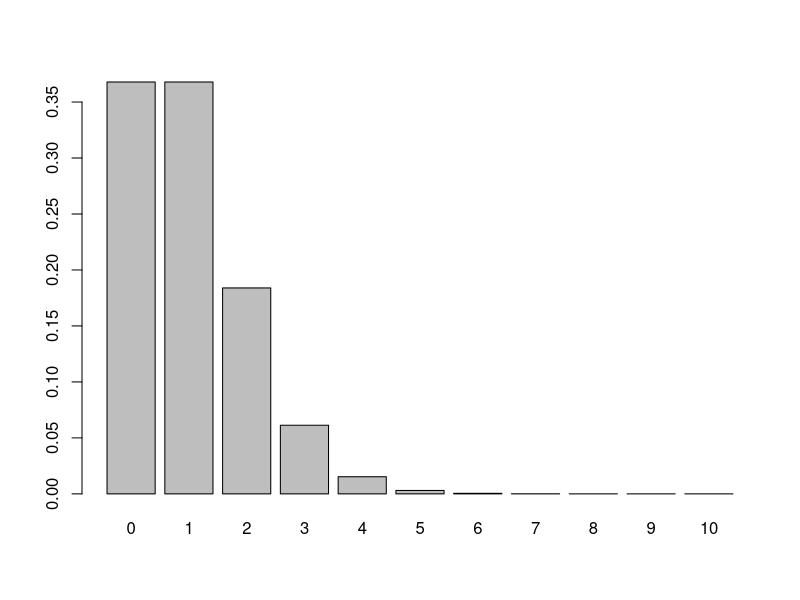
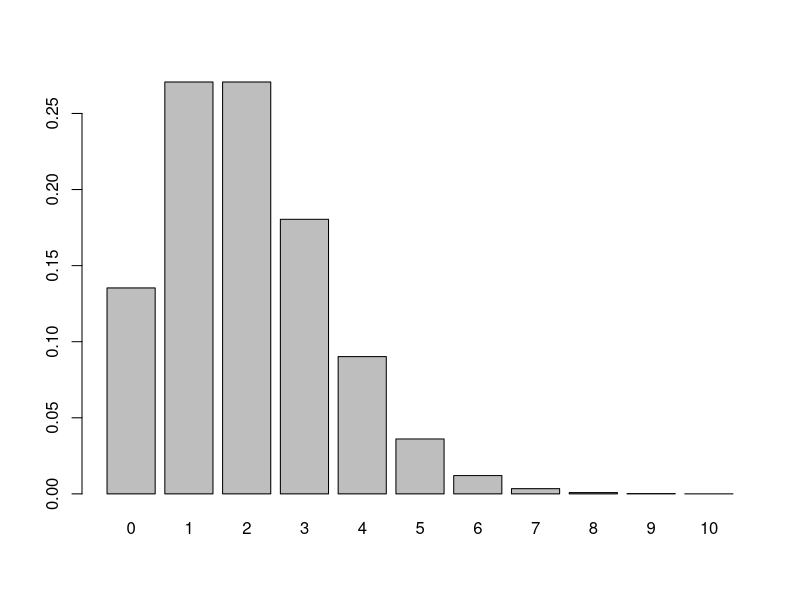
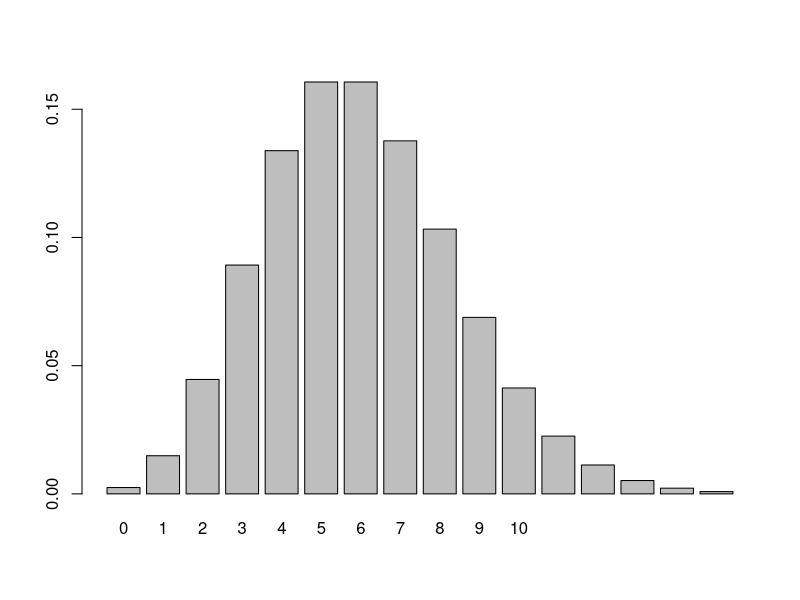
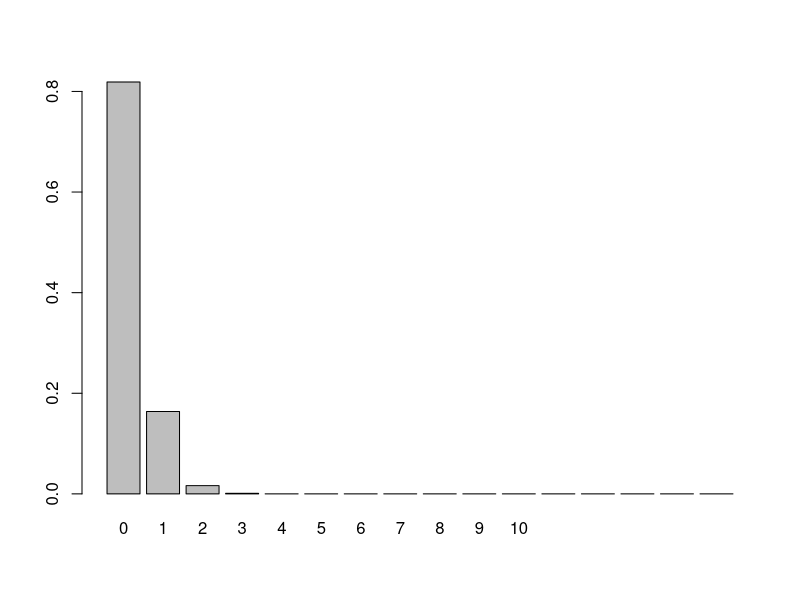
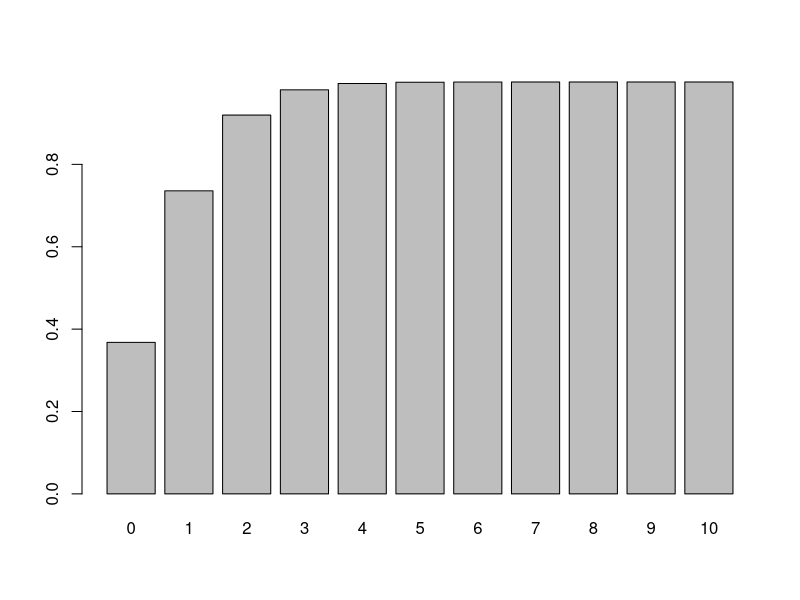
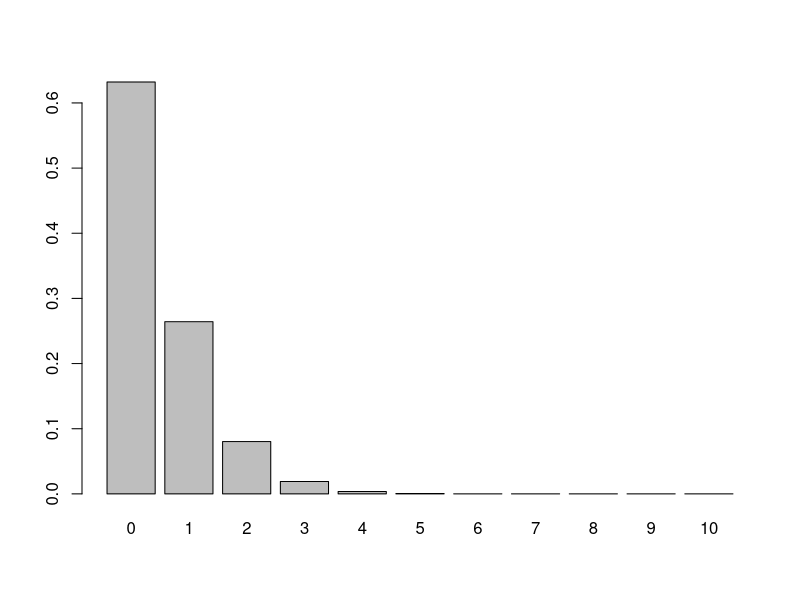
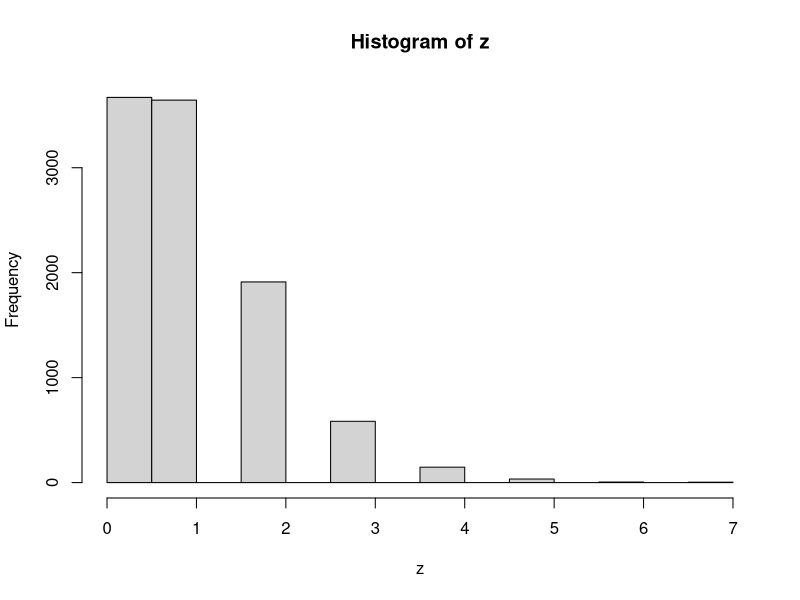
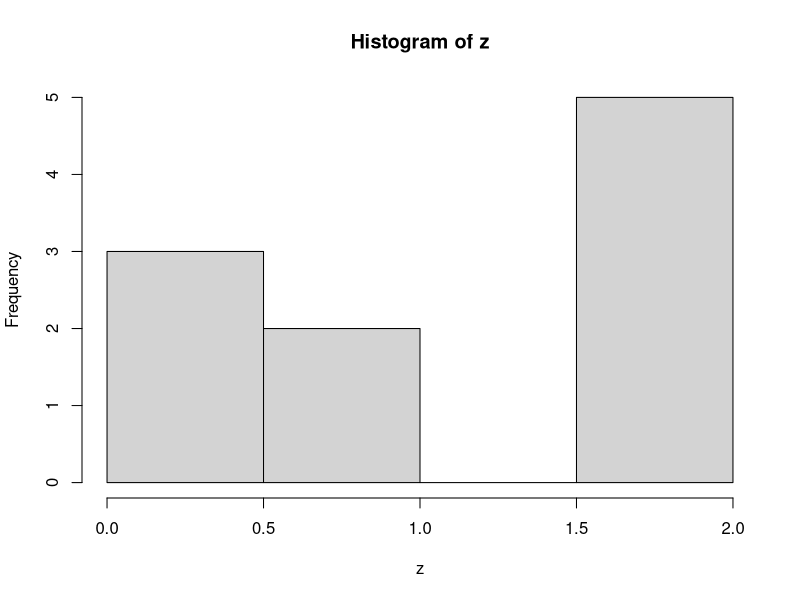

Write the R code that produced these figures, in order.
# Discrete Probability distributions and generating functions
# 18 March 2016
# NJG

#-------------------------------------------------
# Poisson distribution
# Discrete X >= 0
# Random events with a constant rate lambda
# (observations per time or per unit area)
# Parameter lambda > 0

# "d" function generates probability density

MyVec <- dpois(x=seq(0,10),lambda=1)
names(MyVec) <- seq(0,10)
barplot(height=MyVec)

MyVec <- dpois(x=seq(0,10),lambda=2)
names(MyVec) <- seq(0,10)
barplot(height=MyVec)

MyVec <- dpois(x=seq(0,15),lambda=6)
names(MyVec) <- seq(0,10)
barplot(height=MyVec)

MyVec <- dpois(x=seq(0,15),lambda=0.2)
names(MyVec) <- seq(0,10)
barplot(height=MyVec)


sum(MyVec)  # sum of density function = 1.0 (total area under curve)

# for a Poisson distribution with lambda=2, 
# what is the probability that a single draw will yield X=0?

dpois(x=0,lambda=2)

# "p" function generates cumulative probability density; gives the 
# "lower tail" cumulative area of the distribution

MyVec <- ppois(q=seq(0,10),lambda=1)
names(MyVec) <- seq(0,10)
barplot(height=MyVec)

# for a Poisson distribution with lambda=2, 
# what is the probability that a single random draw will yield X <= 1?

ppois(q=1, lambda=2)

# to generate the "upper tail", use lower.tail=FALSE
# important: lower tail P(X <= z) but upper tail P(X > z)

# Therefore for any z, P(lower.tail z) + P(upper.tail z) = 1.0
z <- 3
ppois(q=3,lambda=1) + ppois(q=3,lambda=1,lower.tail=FALSE)

MyVec <- ppois(q=seq(0,10),lambda=1,lower.tail=FALSE)
names(MyVec) <- seq(0,10)
barplot(height=MyVec)

# for a Poisson distribution with lambda=2,
# what is the probability that a single random draw will yield X >= 4?

ppois(q=3,lambda=2,lower.tail=FALSE)


# Because the total area under the curve is 1.0, 
# we can subtract the two tail probabilities from 1.0 
# to obtain the probability of a value being in a certain interval.

# for a Poisson distribution with lambda = 4, 
# what is the probability that a single random draw 
# will yield a value X that is between 1 and 3?

lowerTail <- ppois(q=0,lambda=4)
upperTail <- ppois(q=3,lambda=4, lower.tail=FALSE)

IntervalP <- 1.0 - lowerTail - upperTail
print(IntervalP)

# Lets check this by calculating and summing 
# the probabilities for the individual integer values

x1 <- dpois(x=1,lambda=4)
x2 <- dpois(x=2,lambda=4)
x3 <- dpois(x=3,lambda=4)

sum(x1,x2,x3)

# the "q" quantile function is the "inverse" of the "p" function. 
# We give a tail probability and it gives us a 
# value X that would correspond to that.

# the quantile is right continuous
# qpois(p, lambda) is the smallest integer such that P(X <= z) >= p.

qpois(p=0.75,lambda=3)


# The q function can be used to generate a 95% interval on the distribution:

qpois(p=c(0.025,0.975),lambda=10)
qpois(p=0.975,lambda=10,lower.tail=TRUE)

# We can also find the midpoint of probability in the distribution:

qpois(p=0.5,lambda=3)
qpois(p=0.5,lambda=0.1)

# Use rpois to generate a random set of values from a distribution:

z <- rpois(n=10000,lambda=1)
hist(z,breaks=10)

z <- rpois(n=10,lambda=1)
hist(z)

# Make comparisons of sample values with predicted values
z <- rpois(n=10000,lambda=1) # very large sample
table(z)                     # get frequencies
mean(z==5)                   # get proportion of values = 5
dpois(x=5,lambda=1)          # get theoretical proportion
#-------------------------------------------------
# Binomial distribution
# p = probability of a dichotomous outcome
# size = number of trials
# x = possible outcomes

# use "d" binom for density function
MyVec <- dbinom(x=seq(0,10),size=10,prob=0.5)
names(MyVec) <- seq(0,10)
barplot(height=MyVec)

MyVec <- dbinom(x=seq(0,10),size=10,prob=0.95)
names(MyVec) <- seq(0,10)
barplot(height=MyVec)

# use "p" binom for cumulative distribution

# what is probability of getting 5 heads out of 10 tosses?
dbinom(x=5,size=10,prob=0.5)

# what is the probability of getting 5 
# or fewer heads out of 10 tosses?
pbinom(q=5,size=10,prob=0.5)
pbinom(q=4,size=9,prob=0.5)


# use "q" binom for quantiles

# what minimum number of heads will be found 
# for 40% of 50 trials with p = 0.5?

qbinom(p=0.4,size=50,prob=0.5)

# what is a 95% confidence interval for 100 trials 
# of a coin with p = 0.7 for heads?
qbinom(p=c(0.025,0.975),size=100,prob=0.7)
#-------------------------------------------------
# negative binomial: number of failures (values of MyVec)
# in a series of (Bernouli) with p=probability of success 
# before a target number of successes (= size)
# generates a discrete distribution that is more 
# heterogeneous ("overdispersed") than Poisson
MyVec <- dnbinom(x=seq(0,40), size=5, prob=0.5)
names(MyVec) <- seq(0,40)
barplot(height=MyVec)

# geometric series is a special case where N= 1 success
# each bar is a constant fraction 1 - "prob" of the bar before it
MyVec <- dnbinom(x=seq(0,40), size=1, prob=0.1)
names(MyVec) <- seq(0,40)
barplot(height=MyVec)


# alternatively specify mean = mu of distribution and size, 
# the dispersion parameter (small is more dispersed)

MyVec <- dnbinom(x=seq(0,40),size=1,mu=5)
names(MyVec) <- seq(0,40)
barplot(height=MyVec)


# also have the "pnbinom", "qnbinom" and "rnbinom" functions
# Probability of drawing a 3 or smaller from a negative binomial:
pnbinom(q=3,size=1,mu=5)

# 5 percent lower value for a negative binomial
qnbinom(p=0.05,size=10,mu=5)

# 95% confidence interval for a geometric series
qnbinom(p=c(0.025,0.975),prob=0.5,size=10)

# random sample from a negative binomial

MyVec <- rnbinom(n=1000,size=1,mu=20)
quantile(MyVec,prob=c(0.025,0.975))

# compare to exact calculation
qnbinom(p=c(0.025,0.975),size=1,mu=20)
#-------------------------------------------------
# Sampling from a vector of elements (not necessarily numbers)

Species <- LETTERS
print(Species)

# Sampling with or without replacement
# Sampling equiprobably or with specified (unequal) probabilities)

# Case 1: Sampling equiprobably with replacement

sample(Species,size=10,replace=TRUE)

# Case 2: Sampling equiprobably without replacement

sample(Species,size=10,replace=FALSE)


# Case 3: Sampling with specified probabilities with replacement

# any set of non-negative numbers 
# that is the same length as the vector)
MyProbs <- seq(1,26) 

sample(Species, size=10,replace=TRUE,prob=MyProbs)

# Case 4: Sampling with specified probabilities, without replacement

sample(Species, size=10,replace=FALSE,prob=MyProbs)
